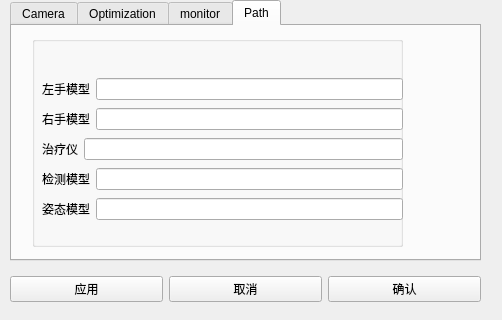
<?xml version="1.0" encoding="UTF-8"?>
<ui version="4.0">
 <class>Form</class>
 <widget class="QWidget" name="Form">
  <property name="geometry">
   <rect>
    <x>0</x>
    <y>0</y>
    <width>502</width>
    <height>320</height>
   </rect>
  </property>
  <property name="windowTitle">
   <string>Form</string>
  </property>
  <widget class="QTabWidget" name="preference">
   <property name="geometry">
    <rect>
     <x>10</x>
     <y>0</y>
     <width>471</width>
     <height>261</height>
    </rect>
   </property>
   <property name="currentIndex">
    <number>3</number>
   </property>
   <widget class="QWidget" name="camera_preference">
    <attribute name="title">
     <string>Camera</string>
    </attribute>
    <widget class="QWidget" name="layoutWidget">
     <property name="geometry">
      <rect>
       <x>10</x>
       <y>30</y>
       <width>391</width>
       <height>181</height>
      </rect>
     </property>
     <layout class="QVBoxLayout" name="verticalLayout">
      <property name="topMargin">
       <number>5</number>
      </property>
      <property name="bottomMargin">
       <number>5</number>
      </property>
      <item>
       <layout class="QHBoxLayout" name="horizontalLayout">
        <property name="spacing">
         <number>13</number>
        </property>
        <item>
         <widget class="QLabel" name="label">
          <property name="text">
           <string>Width</string>
          </property>
          <property name="alignment">
           <set>Qt::AlignCenter</set>
          </property>
         </widget>
        </item>
        <item>
         <widget class="QLineEdit" name="width_edit">
          <property name="text">
           <string/>
          </property>
         </widget>
        </item>
       </layout>
      </item>
      <item>
       <layout class="QHBoxLayout" name="horizontalLayout_2">
        <property name="spacing">
         <number>8</number>
        </property>
        <item>
         <widget class="QLabel" name="label_2">
          <property name="text">
           <string>Height</string>
          </property>
          <property name="alignment">
           <set>Qt::AlignCenter</set>
          </property>
         </widget>
        </item>
        <item>
         <widget class="QLineEdit" name="height_edit">
          <property name="text">
           <string/>
          </property>
         </widget>
        </item>
       </layout>
      </item>
      <item>
       <layout class="QHBoxLayout" name="horizontalLayout_3">
        <property name="spacing">
         <number>25</number>
        </property>
        <item>
         <widget class="QLabel" name="label_3">
          <property name="text">
           <string>FPS</string>
          </property>
          <property name="alignment">
           <set>Qt::AlignCenter</set>
          </property>
         </widget>
        </item>
        <item>
         <widget class="QLineEdit" name="fps_edit">
          <property name="text">
           <string/>
          </property>
         </widget>
        </item>
       </layout>
      </item>
      <item>
       <layout class="QHBoxLayout" name="horizontalLayout_4">
        <property name="spacing">
         <number>10</number>
        </property>
        <item>
         <widget class="QLabel" name="label_4">
          <property name="text">
           <string>Threshold</string>
          </property>
          <property name="alignment">
           <set>Qt::AlignCenter</set>
          </property>
         </widget>
        </item>
        <item>
         <widget class="QLineEdit" name="threshold_edit">
          <property name="text">
           <string/>
          </property>
         </widget>
        </item>
       </layout>
      </item>
     </layout>
    </widget>
   </widget>
   <widget class="QWidget" name="optim_preference">
    <attribute name="title">
     <string>Optimization</string>
    </attribute>
    <widget class="QGroupBox" name="groupBox">
     <property name="geometry">
      <rect>
       <x>0</x>
       <y>90</y>
       <width>441</width>
       <height>138</height>
      </rect>
     </property>
     <property name="title">
      <string>Weights</string>
     </property>
     <property name="alignment">
      <set>Qt::AlignCenter</set>
     </property>
     <widget class="QWidget" name="layoutWidget">
      <property name="geometry">
       <rect>
        <x>10</x>
        <y>30</y>
        <width>371</width>
        <height>92</height>
       </rect>
      </property>
      <layout class="QVBoxLayout" name="verticalLayout_2">
       <item>
        <layout class="QHBoxLayout" name="horizontalLayout_26">
         <item>
          <layout class="QHBoxLayout" name="horizontalLayout_6">
           <item>
            <widget class="QLabel" name="label_9">
             <property name="text">
              <string>Silhouette</string>
             </property>
            </widget>
           </item>
           <item>
            <widget class="QLineEdit" name="w_silhouette_edit"/>
           </item>
          </layout>
         </item>
         <item>
          <layout class="QHBoxLayout" name="horizontalLayout_9">
           <item>
            <widget class="QLabel" name="label_13">
             <property name="text">
              <string>Reprojection</string>
             </property>
            </widget>
           </item>
           <item>
            <widget class="QLineEdit" name="w_reprojection_edit"/>
           </item>
          </layout>
         </item>
        </layout>
       </item>
       <item>
        <layout class="QHBoxLayout" name="horizontalLayout_27">
         <item>
          <layout class="QHBoxLayout" name="horizontalLayout_7">
           <item>
            <widget class="QLabel" name="label_10">
             <property name="text">
              <string>Pointcloud</string>
             </property>
            </widget>
           </item>
           <item>
            <widget class="QLineEdit" name="w_pointcloud_edit"/>
           </item>
          </layout>
         </item>
         <item>
          <layout class="QHBoxLayout" name="horizontalLayout_10">
           <item>
            <widget class="QLabel" name="label_11">
             <property name="text">
              <string>PosePrior</string>
             </property>
            </widget>
           </item>
           <item>
            <widget class="QLineEdit" name="w_poseprior_edit"/>
           </item>
          </layout>
         </item>
        </layout>
       </item>
       <item>
        <layout class="QHBoxLayout" name="horizontalLayout_28">
         <item>
          <layout class="QHBoxLayout" name="horizontalLayout_8">
           <item>
            <widget class="QLabel" name="label_12">
             <property name="text">
              <string>TemporalPrior</string>
             </property>
            </widget>
           </item>
           <item>
            <widget class="QLineEdit" name="w_temporalprior_edit"/>
           </item>
          </layout>
         </item>
         <item>
          <layout class="QHBoxLayout" name="horizontalLayout_25">
           <item>
            <widget class="QLabel" name="label_26">
             <property name="text">
              <string>ShapePrior</string>
             </property>
            </widget>
           </item>
           <item>
            <widget class="QLineEdit" name="w_shapeprior_edit"/>
           </item>
          </layout>
         </item>
        </layout>
       </item>
      </layout>
     </widget>
    </widget>
    <widget class="QWidget" name="layoutWidget">
     <property name="geometry">
      <rect>
       <x>0</x>
       <y>2</y>
       <width>441</width>
       <height>88</height>
      </rect>
     </property>
     <layout class="QVBoxLayout" name="verticalLayout_3">
      <item>
       <layout class="QHBoxLayout" name="horizontalLayout_11">
        <item>
         <widget class="QLabel" name="label_5">
          <property name="sizePolicy">
           <sizepolicy hsizetype="Expanding" vsizetype="Preferred">
            <horstretch>0</horstretch>
            <verstretch>0</verstretch>
           </sizepolicy>
          </property>
          <property name="minimumSize">
           <size>
            <width>65</width>
            <height>0</height>
           </size>
          </property>
          <property name="text">
           <string>Stepsize_1</string>
          </property>
         </widget>
        </item>
        <item>
         <widget class="QLineEdit" name="stepsize_1_edit">
          <property name="sizePolicy">
           <sizepolicy hsizetype="Fixed" vsizetype="Fixed">
            <horstretch>0</horstretch>
            <verstretch>0</verstretch>
           </sizepolicy>
          </property>
          <property name="minimumSize">
           <size>
            <width>66</width>
            <height>0</height>
           </size>
          </property>
          <property name="maximumSize">
           <size>
            <width>66</width>
            <height>16777215</height>
           </size>
          </property>
         </widget>
        </item>
        <item>
         <widget class="QLabel" name="label_7">
          <property name="sizePolicy">
           <sizepolicy hsizetype="Expanding" vsizetype="Preferred">
            <horstretch>0</horstretch>
            <verstretch>0</verstretch>
           </sizepolicy>
          </property>
          <property name="minimumSize">
           <size>
            <width>69</width>
            <height>0</height>
           </size>
          </property>
          <property name="text">
           <string>Numiters_1</string>
          </property>
         </widget>
        </item>
        <item>
         <widget class="QLineEdit" name="numiters_1_edit">
          <property name="sizePolicy">
           <sizepolicy hsizetype="Fixed" vsizetype="Fixed">
            <horstretch>0</horstretch>
            <verstretch>0</verstretch>
           </sizepolicy>
          </property>
          <property name="minimumSize">
           <size>
            <width>57</width>
            <height>0</height>
           </size>
          </property>
          <property name="maximumSize">
           <size>
            <width>57</width>
            <height>16777215</height>
           </size>
          </property>
         </widget>
        </item>
        <item>
         <widget class="QLabel" name="label_25">
          <property name="sizePolicy">
           <sizepolicy hsizetype="Preferred" vsizetype="Preferred">
            <horstretch>0</horstretch>
            <verstretch>0</verstretch>
           </sizepolicy>
          </property>
          <property name="minimumSize">
           <size>
            <width>70</width>
            <height>0</height>
           </size>
          </property>
          <property name="text">
           <string>Method_est</string>
          </property>
         </widget>
        </item>
        <item alignment="Qt::AlignRight">
         <widget class="QComboBox" name="est_method">
          <property name="sizePolicy">
           <sizepolicy hsizetype="Preferred" vsizetype="Fixed">
            <horstretch>0</horstretch>
            <verstretch>0</verstretch>
           </sizepolicy>
          </property>
          <property name="minimumSize">
           <size>
            <width>0</width>
            <height>0</height>
           </size>
          </property>
          <property name="maximumSize">
           <size>
            <width>38</width>
            <height>16777215</height>
           </size>
          </property>
          <property name="maxCount">
           <number>9</number>
          </property>
          <item>
           <property name="text">
            <string>０</string>
           </property>
          </item>
          <item>
           <property name="text">
            <string>１</string>
           </property>
          </item>
         </widget>
        </item>
       </layout>
      </item>
      <item>
       <layout class="QHBoxLayout" name="horizontalLayout_12">
        <item>
         <widget class="QLabel" name="label_6">
          <property name="sizePolicy">
           <sizepolicy hsizetype="Expanding" vsizetype="Preferred">
            <horstretch>0</horstretch>
            <verstretch>0</verstretch>
           </sizepolicy>
          </property>
          <property name="minimumSize">
           <size>
            <width>65</width>
            <height>0</height>
           </size>
          </property>
          <property name="text">
           <string>Stepsize_2</string>
          </property>
         </widget>
        </item>
        <item>
         <widget class="QLineEdit" name="stepsize_2_edit">
          <property name="sizePolicy">
           <sizepolicy hsizetype="Fixed" vsizetype="Fixed">
            <horstretch>0</horstretch>
            <verstretch>0</verstretch>
           </sizepolicy>
          </property>
          <property name="minimumSize">
           <size>
            <width>65</width>
            <height>0</height>
           </size>
          </property>
          <property name="maximumSize">
           <size>
            <width>65</width>
            <height>16777215</height>
           </size>
          </property>
         </widget>
        </item>
        <item>
         <widget class="QLabel" name="label_22">
          <property name="sizePolicy">
           <sizepolicy hsizetype="Expanding" vsizetype="Preferred">
            <horstretch>0</horstretch>
            <verstretch>0</verstretch>
           </sizepolicy>
          </property>
          <property name="minimumSize">
           <size>
            <width>69</width>
            <height>0</height>
           </size>
          </property>
          <property name="text">
           <string>Numiters_2</string>
          </property>
         </widget>
        </item>
        <item>
         <widget class="QLineEdit" name="numiters_2_edit">
          <property name="sizePolicy">
           <sizepolicy hsizetype="Fixed" vsizetype="Fixed">
            <horstretch>0</horstretch>
            <verstretch>0</verstretch>
           </sizepolicy>
          </property>
          <property name="minimumSize">
           <size>
            <width>57</width>
            <height>0</height>
           </size>
          </property>
          <property name="maximumSize">
           <size>
            <width>57</width>
            <height>16777215</height>
           </size>
          </property>
         </widget>
        </item>
        <item>
         <widget class="QLabel" name="label_27">
          <property name="sizePolicy">
           <sizepolicy hsizetype="Preferred" vsizetype="Preferred">
            <horstretch>0</horstretch>
            <verstretch>0</verstretch>
           </sizepolicy>
          </property>
          <property name="minimumSize">
           <size>
            <width>71</width>
            <height>0</height>
           </size>
          </property>
          <property name="text">
           <string>Method_opt</string>
          </property>
         </widget>
        </item>
        <item alignment="Qt::AlignRight">
         <widget class="QComboBox" name="method">
          <property name="sizePolicy">
           <sizepolicy hsizetype="Preferred" vsizetype="Fixed">
            <horstretch>0</horstretch>
            <verstretch>0</verstretch>
           </sizepolicy>
          </property>
          <property name="minimumSize">
           <size>
            <width>0</width>
            <height>0</height>
           </size>
          </property>
          <property name="maximumSize">
           <size>
            <width>38</width>
            <height>16777215</height>
           </size>
          </property>
          <property name="maxCount">
           <number>9</number>
          </property>
          <item>
           <property name="text">
            <string>１</string>
           </property>
          </item>
          <item>
           <property name="text">
            <string>０</string>
           </property>
          </item>
         </widget>
        </item>
       </layout>
      </item>
      <item>
       <layout class="QHBoxLayout" name="horizontalLayout_14">
        <item>
         <layout class="QHBoxLayout" name="horizontalLayout_24">
          <item>
           <widget class="QLabel" name="label_21">
            <property name="text">
             <string>All_pose</string>
            </property>
           </widget>
          </item>
          <item>
           <widget class="QCheckBox" name="all_pose">
            <property name="text">
             <string/>
            </property>
           </widget>
          </item>
         </layout>
        </item>
        <item>
         <layout class="QHBoxLayout" name="horizontalLayout_23">
          <item>
           <widget class="QLabel" name="label_24">
            <property name="text">
             <string>Use_Prior</string>
            </property>
           </widget>
          </item>
          <item>
           <widget class="QCheckBox" name="use_prior">
            <property name="text">
             <string/>
            </property>
           </widget>
          </item>
         </layout>
        </item>
        <item>
         <layout class="QHBoxLayout" name="horizontalLayout_13">
          <item>
           <widget class="QLabel" name="label_8">
            <property name="text">
             <string>Threshold</string>
            </property>
           </widget>
          </item>
          <item>
           <widget class="QLineEdit" name="optim_threshold_edit"/>
          </item>
         </layout>
        </item>
       </layout>
      </item>
     </layout>
    </widget>
   </widget>
   <widget class="QWidget" name="monitor_preference">
    <attribute name="title">
     <string>monitor</string>
    </attribute>
    <widget class="QGroupBox" name="groupBox_2">
     <property name="geometry">
      <rect>
       <x>10</x>
       <y>0</y>
       <width>441</width>
       <height>221</height>
      </rect>
     </property>
     <property name="title">
      <string/>
     </property>
     <widget class="QWidget" name="layoutWidget">
      <property name="geometry">
       <rect>
        <x>10</x>
        <y>20</y>
        <width>423</width>
        <height>191</height>
       </rect>
      </property>
      <layout class="QVBoxLayout" name="verticalLayout_4">
       <item>
        <layout class="QHBoxLayout" name="horizontalLayout_15">
         <item>
          <widget class="QLabel" name="label_14">
           <property name="text">
            <string>手势完成度计算</string>
           </property>
          </widget>
         </item>
         <item>
          <widget class="QComboBox" name="complete_box">
           <item>
            <property name="text">
             <string>基于健侧手势</string>
            </property>
           </item>
           <item>
            <property name="text">
             <string>基于标准手势</string>
            </property>
           </item>
          </widget>
         </item>
        </layout>
       </item>
       <item>
        <layout class="QHBoxLayout" name="horizontalLayout_5">
         <item>
          <widget class="QLabel" name="label_20">
           <property name="text">
            <string>可视化</string>
           </property>
           <property name="alignment">
            <set>Qt::AlignCenter</set>
           </property>
          </widget>
         </item>
         <item>
          <widget class="QComboBox" name="vis_box">
           <item>
            <property name="text">
             <string>open3d</string>
            </property>
           </item>
           <item>
            <property name="text">
             <string>mayavi</string>
            </property>
           </item>
          </widget>
         </item>
        </layout>
       </item>
       <item>
        <layout class="QHBoxLayout" name="horizontalLayout_29">
         <item>
          <widget class="QLabel" name="label_30">
           <property name="text">
            <string>模型</string>
           </property>
           <property name="alignment">
            <set>Qt::AlignCenter</set>
           </property>
          </widget>
         </item>
         <item>
          <widget class="QComboBox" name="model">
           <item>
            <property name="text">
             <string>TemporalSmoothing</string>
            </property>
           </item>
           <item>
            <property name="text">
             <string>HandTailor</string>
            </property>
           </item>
          </widget>
         </item>
        </layout>
       </item>
       <item>
        <layout class="QHBoxLayout" name="horizontalLayout_22">
         <item>
          <widget class="QLabel" name="label_23">
           <property name="text">
            <string>腕部标准pitch</string>
           </property>
           <property name="alignment">
            <set>Qt::AlignCenter</set>
           </property>
          </widget>
         </item>
         <item>
          <widget class="QLineEdit" name="wrist_pitch_edit"/>
         </item>
         <item>
          <widget class="QLabel" name="label_28">
           <property name="text">
            <string>腕部标准yaw</string>
           </property>
           <property name="alignment">
            <set>Qt::AlignCenter</set>
           </property>
          </widget>
         </item>
         <item>
          <widget class="QLineEdit" name="wrist_yaw_edit"/>
         </item>
        </layout>
       </item>
       <item>
        <layout class="QHBoxLayout" name="horizontalLayout_16">
         <item>
          <widget class="QLabel" name="label_29">
           <property name="text">
            <string>异常阈值</string>
           </property>
           <property name="alignment">
            <set>Qt::AlignCenter</set>
           </property>
          </widget>
         </item>
         <item>
          <widget class="QLineEdit" name="match_threshold_edit"/>
         </item>
         <item>
          <widget class="QLabel" name="label_15">
           <property name="text">
            <string>异常检查频率</string>
           </property>
          </widget>
         </item>
         <item>
          <widget class="QLineEdit" name="check_fps_edit"/>
         </item>
        </layout>
       </item>
      </layout>
     </widget>
    </widget>
   </widget>
   <widget class="QWidget" name="path_preference">
    <attribute name="title">
     <string>Path</string>
    </attribute>
    <widget class="QGroupBox" name="groupBox_3">
     <property name="geometry">
      <rect>
       <x>20</x>
       <y>10</y>
       <width>371</width>
       <height>211</height>
      </rect>
     </property>
     <property name="title">
      <string/>
     </property>
     <widget class="QWidget" name="layoutWidget">
      <property name="geometry">
       <rect>
        <x>10</x>
        <y>40</y>
        <width>361</width>
        <height>151</height>
       </rect>
      </property>
      <layout class="QVBoxLayout" name="verticalLayout_5">
       <item>
        <layout class="QHBoxLayout" name="horizontalLayout_17">
         <item>
          <widget class="QLabel" name="label_16">
           <property name="text">
            <string>左手模型</string>
           </property>
          </widget>
         </item>
         <item>
          <widget class="QLineEdit" name="lefthand_edit"/>
         </item>
        </layout>
       </item>
       <item>
        <layout class="QHBoxLayout" name="horizontalLayout_18">
         <item>
          <widget class="QLabel" name="label_17">
           <property name="text">
            <string>右手模型</string>
           </property>
          </widget>
         </item>
         <item>
          <widget class="QLineEdit" name="righthand_edit"/>
         </item>
        </layout>
       </item>
       <item>
        <layout class="QHBoxLayout" name="horizontalLayout_30">
         <item>
          <widget class="QLabel" name="label_31">
           <property name="text">
            <string>治疗仪</string>
           </property>
          </widget>
         </item>
         <item>
          <widget class="QLineEdit" name="device_exe"/>
         </item>
        </layout>
       </item>
       <item>
        <layout class="QHBoxLayout" name="horizontalLayout_19">
         <item>
          <widget class="QLabel" name="label_18">
           <property name="text">
            <string>检测模型</string>
           </property>
          </widget>
         </item>
         <item>
          <widget class="QLineEdit" name="detector_edit"/>
         </item>
        </layout>
       </item>
       <item>
        <layout class="QHBoxLayout" name="horizontalLayout_20">
         <item>
          <widget class="QLabel" name="label_19">
           <property name="text">
            <string>姿态模型</string>
           </property>
          </widget>
         </item>
         <item>
          <widget class="QLineEdit" name="pose_edit"/>
         </item>
        </layout>
       </item>
      </layout>
     </widget>
    </widget>
   </widget>
  </widget>
  <widget class="QWidget" name="layoutWidget">
   <property name="geometry">
    <rect>
     <x>10</x>
     <y>270</y>
     <width>471</width>
     <height>41</height>
    </rect>
   </property>
   <layout class="QHBoxLayout" name="horizontalLayout_21">
    <property name="bottomMargin">
     <number>2</number>
    </property>
    <item>
     <widget class="QPushButton" name="apply_button">
      <property name="text">
       <string>应用</string>
      </property>
     </widget>
    </item>
    <item>
     <widget class="QPushButton" name="cancel_button">
      <property name="text">
       <string>取消</string>
      </property>
     </widget>
    </item>
    <item>
     <widget class="QPushButton" name="confirm_button">
      <property name="text">
       <string>确认</string>
      </property>
     </widget>
    </item>
   </layout>
  </widget>
 </widget>
 <resources/>
 <connections/>
</ui>
